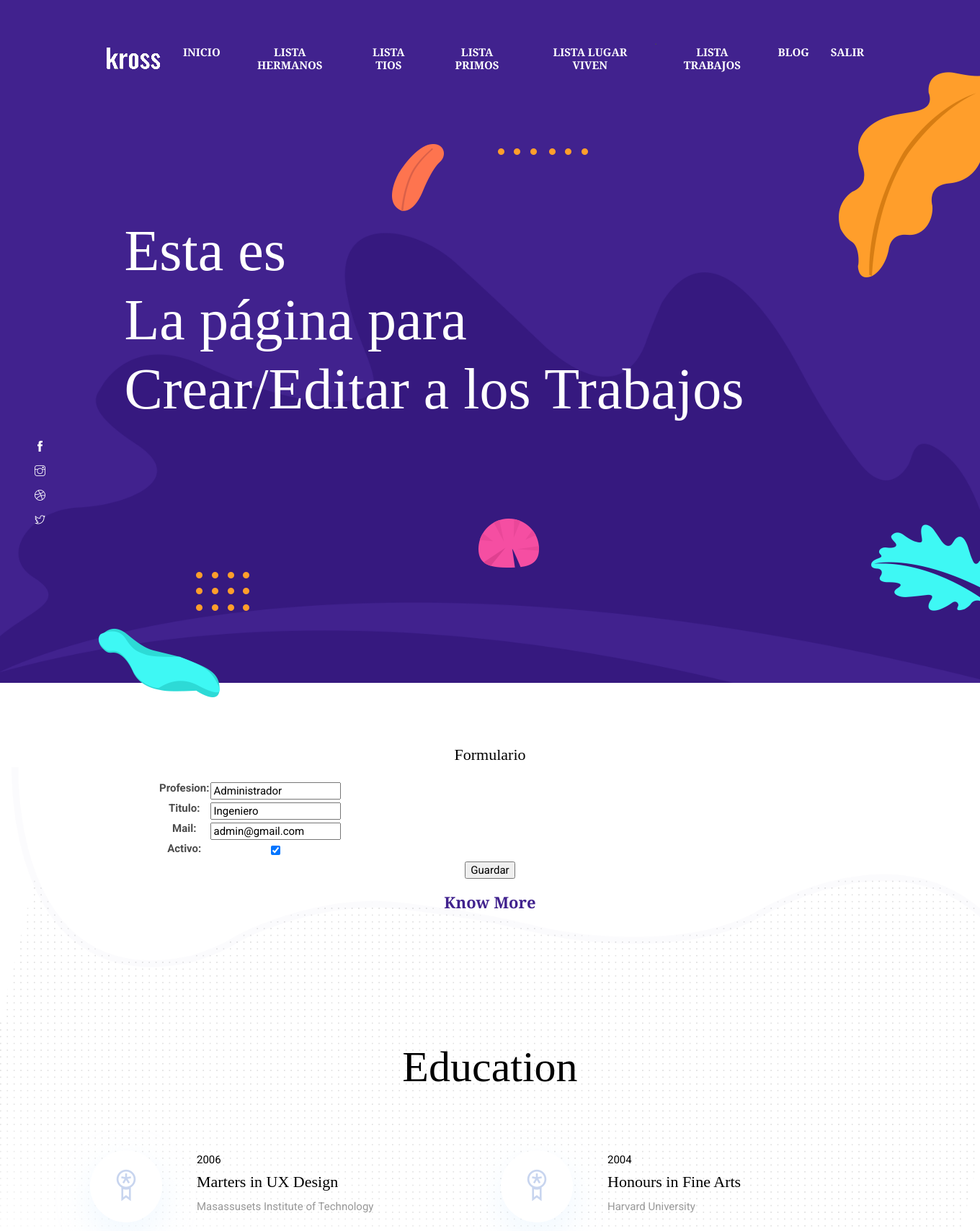
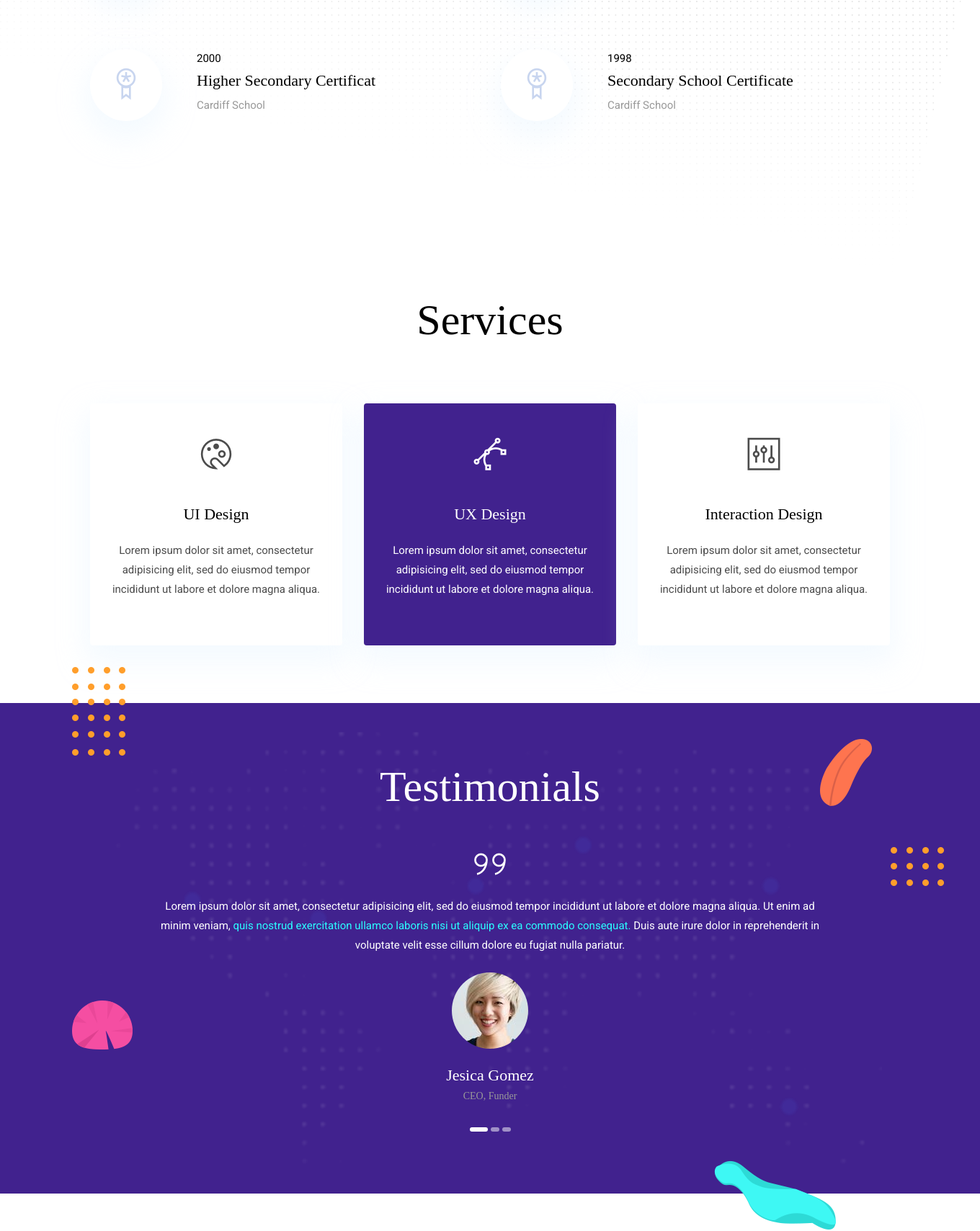
The page /Familia/Trabajo/Editar/1 (signed in, upper part) on the database its author committed (2 pictures, top to bottom).
### Familia/models.py (models this page shows, shortened)
class Trabajo(models.Model):
    profesion=models.CharField(max_length=50)
    titulo=models.CharField(max_length=30)
    mail=models.EmailField()
    activo=models.BooleanField()

### Familia/views.py (the view)
# urls.py: path('Trabajo/Editar/<pk>',TrabajoEditar.as_view(), name="TrabajoEditar"),
class TrabajoEditar(LoginRequiredMixin, UpdateView):
    model = Trabajo
    success_url = reverse_lazy('TrabajoLista')
    fields = ['profesion','titulo','mail','activo']

### Familia/templates/Familia/Trabajo_form.html (shortened to what this page needs)
{% extends 'Familia/padre.html' %}
{% load static %}
{% block titulo %}
  <h1 class="text-white font-tertiary">Esta es<br>La página para<br>Crear/Editar a los Trabajos</h1>
{% endblock %}
{% block contenido %}
<p class="font-secondary paragraph-lg text-dark">Formulario</p>
<form method="post"> {% csrf_token %}
<table>
  {{ form.as_table }}
</table>
<input type="submit" value="Guardar">
</form>
{% endblock %}

### Familia/static/Familia/css/style.css (style rules this page uses)
body { line-height: 1.2; font-family: "Roboto", sans-serif; -webkit-font-smoothing: antialiased; font-size: 15px; color: #4c4c4c; }
p, .paragraph { font-weight: 400; color: #4c4c4c; font-size: 15px; line-height: 1.8; font-family: "Roboto", sans-serif; }
p-lg, .paragraph-lg { font-size: 22px; }
h1, h2, h3, h4, h5, h6 { color: #000; font-family: "Playfair Display", serif; line-height: 1.2; }
h1, .h1 { font-size: 80px; }
body { background-color: #fff; overflow-x: hidden; }
.text-dark { color: #000 !important; }
.font-secondary { font-family: "Playfair Display", serif !important; }
.font-tertiary { font-family: "Playfair Display", serif !important; }
.hero-area h1 { position: relative; z-index: 2; }

### rows shown on the page
Trabajo: profesion "Administrador", titulo "Ingeniero", mail "admin@gmail.com", activo "☑"
